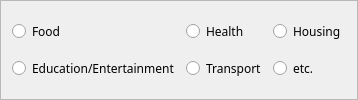
                        <widget class="QFrame" name="CategoryGrid_5">
                         <property name="sizePolicy">
                          <sizepolicy hsizetype="Preferred" vsizetype="Expanding">
                           <horstretch>0</horstretch>
                           <verstretch>0</verstretch>
                          </sizepolicy>
                         </property>
                         <property name="frameShape">
                          <enum>QFrame::StyledPanel</enum>
                         </property>
                         <property name="frameShadow">
                          <enum>QFrame::Raised</enum>
                         </property>
                         <layout class="QGridLayout" name="gridLayout_17">
                          <item row="0" column="1">
                           <widget class="QRadioButton" name="radioButton_25">
                            <property name="font">
                             <font>
                              <family>Swis721 Blk BT</family>
                             </font>
                            </property>
                            <property name="text">
                             <string>Health</string>
                            </property>
                           </widget>
                          </item>
                          <item row="1" column="1">
                           <widget class="QRadioButton" name="radioButton_26">
                            <property name="font">
                             <font>
                              <family>Swis721 Blk BT</family>
                             </font>
                            </property>
                            <property name="text">
                             <string>Transport</string>
                            </property>
                           </widget>
                          </item>
                          <item row="1" column="2">
                           <widget class="QRadioButton" name="radioButton_27">
                            <property name="font">
                             <font>
                              <family>Swis721 Blk BT</family>
                             </font>
                            </property>
                            <property name="text">
                             <string>etc.</string>
                            </property>
                           </widget>
                          </item>
                          <item row="0" column="2">
                           <widget class="QRadioButton" name="radioButton_28">
                            <property name="font">
                             <font>
                              <family>Swis721 Blk BT</family>
                             </font>
                            </property>
                            <property name="text">
                             <string>Housing</string>
                            </property>
                           </widget>
                          </item>
                          <item row="1" column="0">
                           <widget class="QRadioButton" name="radioButton_29">
                            <property name="font">
                             <font>
                              <family>Swis721 Blk BT</family>
                             </font>
                            </property>
                            <property name="text">
                             <string>Education/Entertainment</string>
                            </property>
                           </widget>
                          </item>
                          <item row="0" column="0">
                           <widget class="QRadioButton" name="radioButton_30">
                            <property name="font">
                             <font>
                              <family>Swis721 Blk BT</family>
                             </font>
                            </property>
                            <property name="text">
                             <string>Food</string>
                            </property>
                           </widget>
                          </item>
                         </layout>
                        </widget>
